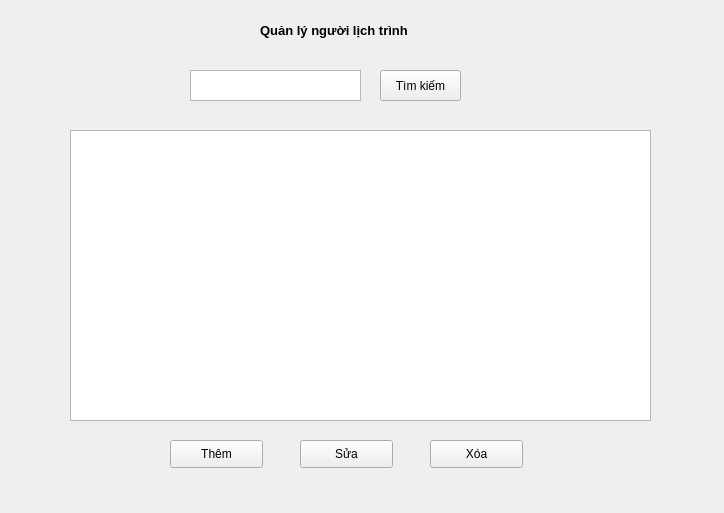
<?xml version="1.0" encoding="UTF-8"?>
<ui version="4.0">
 <class>Form</class>
 <widget class="QWidget" name="Form">
  <property name="geometry">
   <rect>
    <x>0</x>
    <y>0</y>
    <width>724</width>
    <height>513</height>
   </rect>
  </property>
  <property name="windowTitle">
   <string>Form</string>
  </property>
  <widget class="QPushButton" name="btn_sua">
   <property name="geometry">
    <rect>
     <x>300</x>
     <y>440</y>
     <width>93</width>
     <height>28</height>
    </rect>
   </property>
   <property name="text">
    <string>Sửa</string>
   </property>
  </widget>
  <widget class="QPushButton" name="btn_xoa">
   <property name="geometry">
    <rect>
     <x>430</x>
     <y>440</y>
     <width>93</width>
     <height>28</height>
    </rect>
   </property>
   <property name="text">
    <string>Xóa</string>
   </property>
  </widget>
  <widget class="QTextEdit" name="textEdit">
   <property name="geometry">
    <rect>
     <x>190</x>
     <y>70</y>
     <width>171</width>
     <height>31</height>
    </rect>
   </property>
  </widget>
  <widget class="QTableWidget" name="tableWidget">
   <property name="geometry">
    <rect>
     <x>70</x>
     <y>130</y>
     <width>581</width>
     <height>291</height>
    </rect>
   </property>
  </widget>
  <widget class="QPushButton" name="btn_them">
   <property name="geometry">
    <rect>
     <x>170</x>
     <y>440</y>
     <width>93</width>
     <height>28</height>
    </rect>
   </property>
   <property name="text">
    <string>Thêm</string>
   </property>
  </widget>
  <widget class="QLabel" name="label">
   <property name="geometry">
    <rect>
     <x>260</x>
     <y>10</y>
     <width>211</width>
     <height>41</height>
    </rect>
   </property>
   <property name="font">
    <font>
     <pointsize>10</pointsize>
     <bold>true</bold>
    </font>
   </property>
   <property name="text">
    <string>Quản lý người lịch trình</string>
   </property>
   <property name="textFormat">
    <enum>Qt::TextFormat::AutoText</enum>
   </property>
  </widget>
  <widget class="QPushButton" name="btn_tim_kiem">
   <property name="geometry">
    <rect>
     <x>380</x>
     <y>70</y>
     <width>81</width>
     <height>31</height>
    </rect>
   </property>
   <property name="text">
    <string>Tìm kiếm</string>
   </property>
  </widget>
 </widget>
 <resources/>
 <connections/>
</ui>
